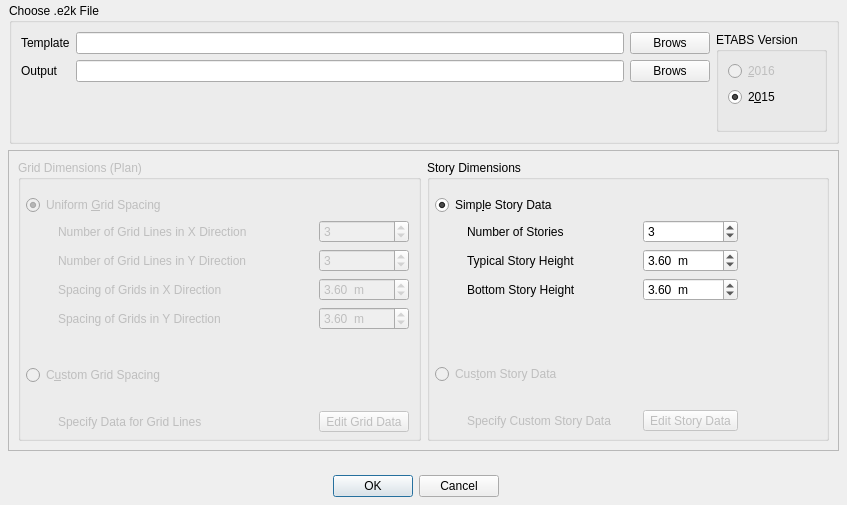
<?xml version="1.0" encoding="UTF-8"?>
<ui version="4.0">
 <class>ExportEtabs</class>
 <widget class="QDialog" name="ExportEtabs">
  <property name="geometry">
   <rect>
    <x>0</x>
    <y>0</y>
    <width>847</width>
    <height>505</height>
   </rect>
  </property>
  <property name="sizePolicy">
   <sizepolicy hsizetype="Fixed" vsizetype="Fixed">
    <horstretch>0</horstretch>
    <verstretch>0</verstretch>
   </sizepolicy>
  </property>
  <property name="font">
   <font>
    <family>Arial</family>
    <pointsize>9</pointsize>
    <weight>50</weight>
    <bold>false</bold>
   </font>
  </property>
  <property name="windowTitle">
   <string>Export to ETABS</string>
  </property>
  <widget class="QGroupBox" name="groupBox_2">
   <property name="geometry">
    <rect>
     <x>9</x>
     <y>3</y>
     <width>830</width>
     <height>141</height>
    </rect>
   </property>
   <property name="title">
    <string>Choose .e2k File</string>
   </property>
   <layout class="QHBoxLayout" name="horizontalLayout">
    <item>
     <layout class="QGridLayout" name="gridLayout_4">
      <item row="1" column="2">
       <widget class="QPushButton" name="output_button">
        <property name="text">
         <string>Brows</string>
        </property>
        <property name="iconSize">
         <size>
          <width>256</width>
          <height>256</height>
         </size>
        </property>
       </widget>
      </item>
      <item row="1" column="0">
       <widget class="QLabel" name="label_2">
        <property name="text">
         <string>Output</string>
        </property>
       </widget>
      </item>
      <item row="0" column="2">
       <widget class="QPushButton" name="template_button">
        <property name="text">
         <string>Brows</string>
        </property>
        <property name="iconSize">
         <size>
          <width>256</width>
          <height>256</height>
         </size>
        </property>
       </widget>
      </item>
      <item row="0" column="1">
       <widget class="QLineEdit" name="template_path_line"/>
      </item>
      <item row="1" column="1">
       <widget class="QLineEdit" name="output_path_line"/>
      </item>
      <item row="0" column="0">
       <widget class="QLabel" name="label">
        <property name="text">
         <string>Template</string>
        </property>
       </widget>
      </item>
      <item row="2" column="1">
       <spacer name="verticalSpacer">
        <property name="orientation">
         <enum>Qt::Vertical</enum>
        </property>
        <property name="sizeHint" stdset="0">
         <size>
          <width>20</width>
          <height>40</height>
         </size>
        </property>
       </spacer>
      </item>
     </layout>
    </item>
    <item>
     <widget class="QGroupBox" name="groupBox">
      <property name="title">
       <string>ETABS Version</string>
      </property>
      <layout class="QVBoxLayout" name="verticalLayout">
       <item>
        <widget class="QRadioButton" name="etabs_2016_button">
         <property name="enabled">
          <bool>false</bool>
         </property>
         <property name="text">
          <string>&amp;2016</string>
         </property>
         <property name="iconSize">
          <size>
           <width>128</width>
           <height>128</height>
          </size>
         </property>
        </widget>
       </item>
       <item>
        <widget class="QRadioButton" name="etabs_2015_button">
         <property name="contextMenuPolicy">
          <enum>Qt::ActionsContextMenu</enum>
         </property>
         <property name="text">
          <string>2&amp;015</string>
         </property>
         <property name="iconSize">
          <size>
           <width>128</width>
           <height>128</height>
          </size>
         </property>
         <property name="checked">
          <bool>true</bool>
         </property>
        </widget>
       </item>
       <item>
        <spacer name="verticalSpacer_2">
         <property name="orientation">
          <enum>Qt::Vertical</enum>
         </property>
         <property name="sizeHint" stdset="0">
          <size>
           <width>20</width>
           <height>40</height>
          </size>
         </property>
        </spacer>
       </item>
      </layout>
     </widget>
    </item>
   </layout>
  </widget>
  <widget class="QLabel" name="label_3">
   <property name="geometry">
    <rect>
     <x>40</x>
     <y>290</y>
     <width>59</width>
     <height>18</height>
    </rect>
   </property>
   <property name="text">
    <string/>
   </property>
  </widget>
  <widget class="QFrame" name="frame">
   <property name="geometry">
    <rect>
     <x>8</x>
     <y>150</y>
     <width>831</width>
     <height>301</height>
    </rect>
   </property>
   <property name="frameShape">
    <enum>QFrame::StyledPanel</enum>
   </property>
   <property name="frameShadow">
    <enum>QFrame::Raised</enum>
   </property>
   <layout class="QGridLayout" name="gridLayout_3">
    <item row="0" column="0">
     <widget class="QGroupBox" name="groupBox_4">
      <property name="enabled">
       <bool>false</bool>
      </property>
      <property name="title">
       <string>Grid Dimensions (Plan)</string>
      </property>
      <widget class="QRadioButton" name="radioButton_5">
       <property name="geometry">
        <rect>
         <x>8</x>
         <y>34</y>
         <width>151</width>
         <height>22</height>
        </rect>
       </property>
       <property name="text">
        <string>Uniform &amp;Grid Spacing</string>
       </property>
       <property name="checked">
        <bool>true</bool>
       </property>
      </widget>
      <widget class="QRadioButton" name="radioButton_6">
       <property name="geometry">
        <rect>
         <x>8</x>
         <y>204</y>
         <width>143</width>
         <height>22</height>
        </rect>
       </property>
       <property name="text">
        <string>C&amp;ustom Grid Spacing</string>
       </property>
      </widget>
      <widget class="QLabel" name="label_13">
       <property name="geometry">
        <rect>
         <x>256</x>
         <y>194</y>
         <width>16</width>
         <height>18</height>
        </rect>
       </property>
       <property name="text">
        <string/>
       </property>
      </widget>
      <widget class="QWidget" name="layoutWidget">
       <property name="geometry">
        <rect>
         <x>40</x>
         <y>60</y>
         <width>351</width>
         <height>212</height>
        </rect>
       </property>
       <layout class="QGridLayout" name="gridLayout_2">
        <item row="3" column="0">
         <widget class="QLabel" name="label_17">
          <property name="text">
           <string>Spacing of Grids in X Direction</string>
          </property>
         </widget>
        </item>
        <item row="6" column="0">
         <widget class="QLabel" name="label_18">
          <property name="text">
           <string/>
          </property>
         </widget>
        </item>
        <item row="4" column="0">
         <widget class="QLabel" name="label_16">
          <property name="text">
           <string>Spacing of Grids in Y Direction</string>
          </property>
         </widget>
        </item>
        <item row="4" column="1">
         <widget class="QDoubleSpinBox" name="typical_height_spinbox_5">
          <property name="buttonSymbols">
           <enum>QAbstractSpinBox::UpDownArrows</enum>
          </property>
          <property name="suffix">
           <string>  m</string>
          </property>
          <property name="maximum">
           <double>99.000000000000000</double>
          </property>
          <property name="value">
           <double>3.600000000000000</double>
          </property>
         </widget>
        </item>
        <item row="3" column="1">
         <widget class="QDoubleSpinBox" name="typical_height_spinbox_4">
          <property name="buttonSymbols">
           <enum>QAbstractSpinBox::UpDownArrows</enum>
          </property>
          <property name="suffix">
           <string>  m</string>
          </property>
          <property name="maximum">
           <double>99.000000000000000</double>
          </property>
          <property name="value">
           <double>3.600000000000000</double>
          </property>
         </widget>
        </item>
        <item row="0" column="1">
         <widget class="QSpinBox" name="spinBox_3">
          <property name="minimum">
           <number>1</number>
          </property>
          <property name="value">
           <number>3</number>
          </property>
         </widget>
        </item>
        <item row="7" column="0">
         <widget class="QLabel" name="label_15">
          <property name="enabled">
           <bool>false</bool>
          </property>
          <property name="text">
           <string>Specify Data for Grid Lines</string>
          </property>
         </widget>
        </item>
        <item row="1" column="0">
         <widget class="QLabel" name="label_19">
          <property name="text">
           <string>Number of Grid Lines in Y Direction</string>
          </property>
         </widget>
        </item>
        <item row="1" column="1">
         <widget class="QSpinBox" name="spinBox_4">
          <property name="minimum">
           <number>1</number>
          </property>
          <property name="value">
           <number>3</number>
          </property>
         </widget>
        </item>
        <item row="0" column="0">
         <widget class="QLabel" name="label_14">
          <property name="text">
           <string>Number of Grid Lines in X Direction</string>
          </property>
         </widget>
        </item>
        <item row="7" column="1">
         <widget class="QToolButton" name="toolButton_4">
          <property name="enabled">
           <bool>false</bool>
          </property>
          <property name="text">
           <string>Edit Grid Data</string>
          </property>
         </widget>
        </item>
       </layout>
      </widget>
     </widget>
    </item>
    <item row="0" column="1">
     <widget class="QGroupBox" name="groupBox_3">
      <property name="title">
       <string>Story Dimensions</string>
      </property>
      <widget class="QRadioButton" name="simple_story_radiobutton">
       <property name="enabled">
        <bool>true</bool>
       </property>
       <property name="geometry">
        <rect>
         <x>8</x>
         <y>34</y>
         <width>137</width>
         <height>22</height>
        </rect>
       </property>
       <property name="text">
        <string>Simp&amp;le Story Data</string>
       </property>
       <property name="checked">
        <bool>true</bool>
       </property>
      </widget>
      <widget class="QRadioButton" name="custom_story_radiobutton">
       <property name="enabled">
        <bool>false</bool>
       </property>
       <property name="geometry">
        <rect>
         <x>8</x>
         <y>203</y>
         <width>143</width>
         <height>22</height>
        </rect>
       </property>
       <property name="text">
        <string>Cus&amp;tom Story Data</string>
       </property>
      </widget>
      <widget class="QLabel" name="label_12">
       <property name="geometry">
        <rect>
         <x>256</x>
         <y>194</y>
         <width>16</width>
         <height>18</height>
        </rect>
       </property>
       <property name="text">
        <string/>
       </property>
      </widget>
      <widget class="QWidget" name="layoutWidget">
       <property name="geometry">
        <rect>
         <x>40</x>
         <y>60</y>
         <width>271</width>
         <height>211</height>
        </rect>
       </property>
       <layout class="QGridLayout" name="gridLayout">
        <item row="0" column="0">
         <widget class="QLabel" name="label_4">
          <property name="text">
           <string>Number of Stories</string>
          </property>
         </widget>
        </item>
        <item row="5" column="0">
         <widget class="QLabel" name="label_10">
          <property name="enabled">
           <bool>false</bool>
          </property>
          <property name="text">
           <string>Specify Custom Story Data</string>
          </property>
         </widget>
        </item>
        <item row="2" column="0">
         <widget class="QLabel" name="label_6">
          <property name="text">
           <string>Bottom Story Height</string>
          </property>
         </widget>
        </item>
        <item row="1" column="0">
         <widget class="QLabel" name="label_5">
          <property name="text">
           <string>Typical Story Height</string>
          </property>
         </widget>
        </item>
        <item row="1" column="1">
         <widget class="QDoubleSpinBox" name="typical_height_spinbox">
          <property name="buttonSymbols">
           <enum>QAbstractSpinBox::UpDownArrows</enum>
          </property>
          <property name="suffix">
           <string>  m</string>
          </property>
          <property name="maximum">
           <double>99.000000000000000</double>
          </property>
          <property name="value">
           <double>3.600000000000000</double>
          </property>
         </widget>
        </item>
        <item row="2" column="1">
         <widget class="QDoubleSpinBox" name="buttom_height_spinbox">
          <property name="buttonSymbols">
           <enum>QAbstractSpinBox::UpDownArrows</enum>
          </property>
          <property name="suffix">
           <string>  m</string>
          </property>
          <property name="maximum">
           <double>99.000000000000000</double>
          </property>
          <property name="value">
           <double>3.600000000000000</double>
          </property>
         </widget>
        </item>
        <item row="4" column="0">
         <widget class="QLabel" name="label_11">
          <property name="text">
           <string/>
          </property>
         </widget>
        </item>
        <item row="0" column="1">
         <widget class="QSpinBox" name="number_of_story_spinox">
          <property name="minimum">
           <number>1</number>
          </property>
          <property name="value">
           <number>3</number>
          </property>
         </widget>
        </item>
        <item row="5" column="1">
         <widget class="QToolButton" name="toolButton_3">
          <property name="enabled">
           <bool>false</bool>
          </property>
          <property name="text">
           <string>Edit Story Data</string>
          </property>
         </widget>
        </item>
        <item row="4" column="1">
         <widget class="QLabel" name="label_20">
          <property name="text">
           <string/>
          </property>
         </widget>
        </item>
       </layout>
      </widget>
     </widget>
    </item>
   </layout>
  </widget>
  <widget class="QDialogButtonBox" name="buttonBox">
   <property name="geometry">
    <rect>
     <x>8</x>
     <y>470</y>
     <width>815</width>
     <height>32</height>
    </rect>
   </property>
   <property name="standardButtons">
    <set>QDialogButtonBox::Cancel|QDialogButtonBox::Ok</set>
   </property>
   <property name="centerButtons">
    <bool>true</bool>
   </property>
  </widget>
 </widget>
 <resources/>
 <connections>
  <connection>
   <sender>custom_story_radiobutton</sender>
   <signal>toggled(bool)</signal>
   <receiver>toolButton_3</receiver>
   <slot>setEnabled(bool)</slot>
   <hints>
    <hint type="sourcelabel">
     <x>599</x>
     <y>591</y>
    </hint>
    <hint type="destinationlabel">
     <x>758</x>
     <y>657</y>
    </hint>
   </hints>
  </connection>
  <connection>
   <sender>simple_story_radiobutton</sender>
   <signal>toggled(bool)</signal>
   <receiver>number_of_story_spinox</receiver>
   <slot>setEnabled(bool)</slot>
   <hints>
    <hint type="sourcelabel">
     <x>593</x>
     <y>422</y>
    </hint>
    <hint type="destinationlabel">
     <x>758</x>
     <y>449</y>
    </hint>
   </hints>
  </connection>
  <connection>
   <sender>simple_story_radiobutton</sender>
   <signal>toggled(bool)</signal>
   <receiver>typical_height_spinbox</receiver>
   <slot>setEnabled(bool)</slot>
   <hints>
    <hint type="sourcelabel">
     <x>593</x>
     <y>422</y>
    </hint>
    <hint type="destinationlabel">
     <x>758</x>
     <y>483</y>
    </hint>
   </hints>
  </connection>
  <connection>
   <sender>simple_story_radiobutton</sender>
   <signal>toggled(bool)</signal>
   <receiver>buttom_height_spinbox</receiver>
   <slot>setEnabled(bool)</slot>
   <hints>
    <hint type="sourcelabel">
     <x>593</x>
     <y>422</y>
    </hint>
    <hint type="destinationlabel">
     <x>758</x>
     <y>517</y>
    </hint>
   </hints>
  </connection>
  <connection>
   <sender>radioButton_6</sender>
   <signal>toggled(bool)</signal>
   <receiver>toolButton_4</receiver>
   <slot>setEnabled(bool)</slot>
   <hints>
    <hint type="sourcelabel">
     <x>81</x>
     <y>592</y>
    </hint>
    <hint type="destinationlabel">
     <x>427</x>
     <y>658</y>
    </hint>
   </hints>
  </connection>
  <connection>
   <sender>radioButton_5</sender>
   <signal>toggled(bool)</signal>
   <receiver>spinBox_3</receiver>
   <slot>setEnabled(bool)</slot>
   <hints>
    <hint type="sourcelabel">
     <x>84</x>
     <y>422</y>
    </hint>
    <hint type="destinationlabel">
     <x>427</x>
     <y>449</y>
    </hint>
   </hints>
  </connection>
  <connection>
   <sender>radioButton_5</sender>
   <signal>toggled(bool)</signal>
   <receiver>spinBox_4</receiver>
   <slot>setEnabled(bool)</slot>
   <hints>
    <hint type="sourcelabel">
     <x>160</x>
     <y>422</y>
    </hint>
    <hint type="destinationlabel">
     <x>427</x>
     <y>483</y>
    </hint>
   </hints>
  </connection>
  <connection>
   <sender>radioButton_5</sender>
   <signal>toggled(bool)</signal>
   <receiver>typical_height_spinbox_4</receiver>
   <slot>setEnabled(bool)</slot>
   <hints>
    <hint type="sourcelabel">
     <x>137</x>
     <y>422</y>
    </hint>
    <hint type="destinationlabel">
     <x>427</x>
     <y>517</y>
    </hint>
   </hints>
  </connection>
  <connection>
   <sender>radioButton_5</sender>
   <signal>toggled(bool)</signal>
   <receiver>typical_height_spinbox_5</receiver>
   <slot>setEnabled(bool)</slot>
   <hints>
    <hint type="sourcelabel">
     <x>103</x>
     <y>422</y>
    </hint>
    <hint type="destinationlabel">
     <x>427</x>
     <y>551</y>
    </hint>
   </hints>
  </connection>
  <connection>
   <sender>radioButton_5</sender>
   <signal>toggled(bool)</signal>
   <receiver>label_14</receiver>
   <slot>setEnabled(bool)</slot>
   <hints>
    <hint type="sourcelabel">
     <x>92</x>
     <y>432</y>
    </hint>
    <hint type="destinationlabel">
     <x>105</x>
     <y>461</y>
    </hint>
   </hints>
  </connection>
  <connection>
   <sender>radioButton_5</sender>
   <signal>toggled(bool)</signal>
   <receiver>label_19</receiver>
   <slot>setEnabled(bool)</slot>
   <hints>
    <hint type="sourcelabel">
     <x>172</x>
     <y>435</y>
    </hint>
    <hint type="destinationlabel">
     <x>163</x>
     <y>500</y>
    </hint>
   </hints>
  </connection>
  <connection>
   <sender>radioButton_5</sender>
   <signal>toggled(bool)</signal>
   <receiver>label_17</receiver>
   <slot>setEnabled(bool)</slot>
   <hints>
    <hint type="sourcelabel">
     <x>84</x>
     <y>431</y>
    </hint>
    <hint type="destinationlabel">
     <x>134</x>
     <y>537</y>
    </hint>
   </hints>
  </connection>
  <connection>
   <sender>radioButton_5</sender>
   <signal>toggled(bool)</signal>
   <receiver>label_16</receiver>
   <slot>setEnabled(bool)</slot>
   <hints>
    <hint type="sourcelabel">
     <x>70</x>
     <y>434</y>
    </hint>
    <hint type="destinationlabel">
     <x>87</x>
     <y>567</y>
    </hint>
   </hints>
  </connection>
  <connection>
   <sender>radioButton_6</sender>
   <signal>toggled(bool)</signal>
   <receiver>label_15</receiver>
   <slot>setEnabled(bool)</slot>
   <hints>
    <hint type="sourcelabel">
     <x>72</x>
     <y>604</y>
    </hint>
    <hint type="destinationlabel">
     <x>90</x>
     <y>640</y>
    </hint>
   </hints>
  </connection>
  <connection>
   <sender>custom_story_radiobutton</sender>
   <signal>toggled(bool)</signal>
   <receiver>label_10</receiver>
   <slot>setEnabled(bool)</slot>
   <hints>
    <hint type="sourcelabel">
     <x>485</x>
     <y>607</y>
    </hint>
    <hint type="destinationlabel">
     <x>507</x>
     <y>639</y>
    </hint>
   </hints>
  </connection>
  <connection>
   <sender>simple_story_radiobutton</sender>
   <signal>toggled(bool)</signal>
   <receiver>label_4</receiver>
   <slot>setEnabled(bool)</slot>
   <hints>
    <hint type="sourcelabel">
     <x>501</x>
     <y>434</y>
    </hint>
    <hint type="destinationlabel">
     <x>512</x>
     <y>459</y>
    </hint>
   </hints>
  </connection>
  <connection>
   <sender>simple_story_radiobutton</sender>
   <signal>toggled(bool)</signal>
   <receiver>label_5</receiver>
   <slot>setEnabled(bool)</slot>
   <hints>
    <hint type="sourcelabel">
     <x>482</x>
     <y>435</y>
    </hint>
    <hint type="destinationlabel">
     <x>493</x>
     <y>491</y>
    </hint>
   </hints>
  </connection>
  <connection>
   <sender>simple_story_radiobutton</sender>
   <signal>toggled(bool)</signal>
   <receiver>label_6</receiver>
   <slot>setEnabled(bool)</slot>
   <hints>
    <hint type="sourcelabel">
     <x>470</x>
     <y>434</y>
    </hint>
    <hint type="destinationlabel">
     <x>553</x>
     <y>530</y>
    </hint>
   </hints>
  </connection>
  <connection>
   <sender>buttonBox</sender>
   <signal>accepted()</signal>
   <receiver>ExportEtabs</receiver>
   <slot>accept()</slot>
   <hints>
    <hint type="sourcelabel">
     <x>388</x>
     <y>775</y>
    </hint>
    <hint type="destinationlabel">
     <x>286</x>
     <y>811</y>
    </hint>
   </hints>
  </connection>
  <connection>
   <sender>buttonBox</sender>
   <signal>rejected()</signal>
   <receiver>ExportEtabs</receiver>
   <slot>reject()</slot>
   <hints>
    <hint type="sourcelabel">
     <x>485</x>
     <y>772</y>
    </hint>
    <hint type="destinationlabel">
     <x>624</x>
     <y>807</y>
    </hint>
   </hints>
  </connection>
 </connections>
</ui>
